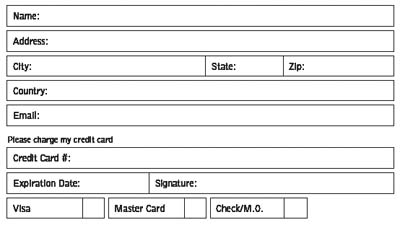
#> input picture Bhumit/Form Manipulation/test_images/simpleform.jpg, 400 x 225 px, found by its file name
$ python test.py
#> lines starting #> are read from the running program, lines starting #| are printed output that depends on the picture; after the words box and inside, x2 and y2 are one past the last pixel; in counts of white or black regions, pixels touching at a corner belong together
import cv2
import numpy as np

# Read blank form
form = cv2.imread('simpleform.jpg', cv2.IMREAD_GRAYSCALE)
#> form is the input picture: shape (225, 400); min 0, max 255, mean 236.2
form = np.array(form)
#form = cv2.GaussianBlur(form, (5,5), 0)
form = cv2.threshold(form, 127, 255, cv2.THRESH_BINARY_INV + cv2.THRESH_OTSU)[1]
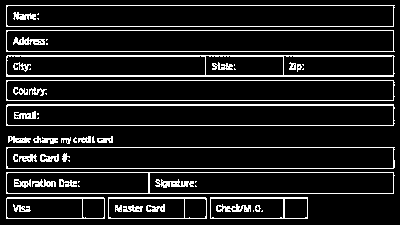
#> form: shape (225, 400); 11.7% white in thin lines or dots
cv2.imshow('Form', form)
cv2.waitKey(0)
# cv2.destroyAllWindows()

fill_form = cv2.imread('simpleformfill.jpg', cv2.IMREAD_GRAYSCALE)
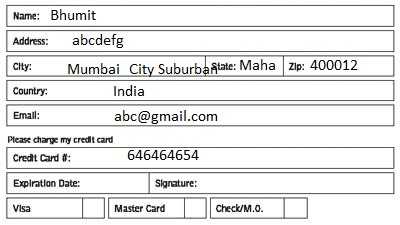
#> input picture Bhumit/Form Manipulation/test_images/simpleformfill.jpg, 400 x 225 px, found by its file name
#> fill_form: shape (225, 400); min 0, max 255, mean 231.4
fill_form = np.array(fill_form)
#fill_form = cv2.GaussianBlur(fill_form, (5,5), 0)
fill_form = cv2.threshold(fill_form, 127, 255, cv2.THRESH_BINARY_INV + cv2.THRESH_OTSU)[1]
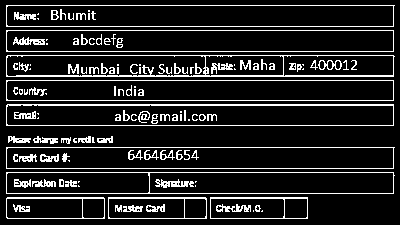
#> fill_form: shape (225, 400); 13.4% white in thin lines or dots
cv2.imshow('Filled Form', fill_form)
cv2.waitKey(0)
# cv2.destroyAllWindows()

# Subtracting fill_form - form to get the difference fields in images of the form
result = np.subtract(fill_form, form)
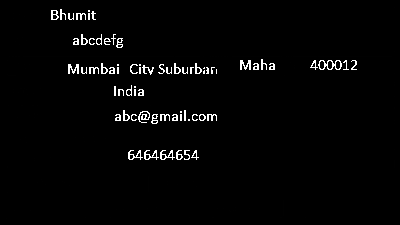
#> result: shape (225, 400); min 0, max 255, mean 5.7
# Applying Inverse Thresholding to get white background
result = cv2.threshold(result, 127, 255, cv2.THRESH_BINARY_INV)[1]
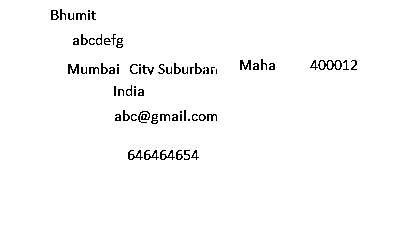
#> result: shape (225, 400); 97.8% white; black in thin lines or dots, all inside (x1, y1, x2, y2) = (51, 9, 357, 160)
cv2.imshow('Result', result)
cv2.waitKey(0)
cv2.destroyAllWindows()
